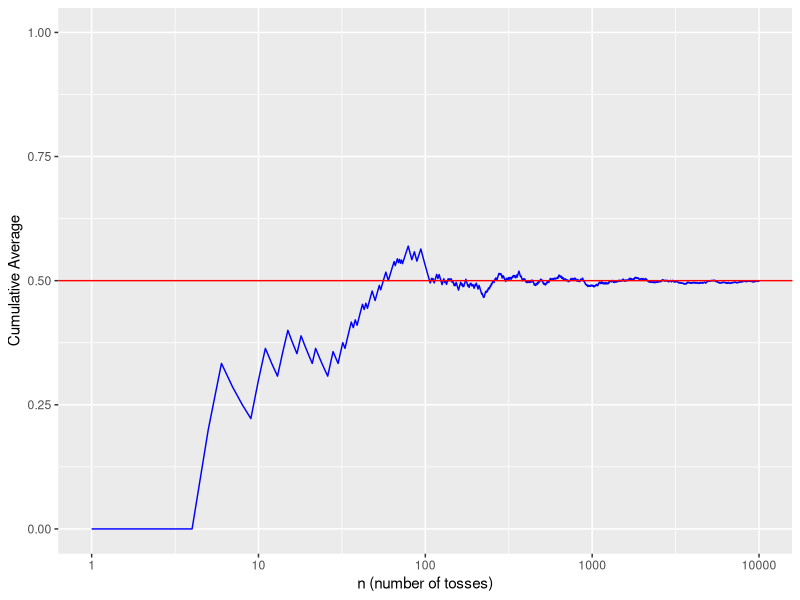

Reproduce this figure in R.
## ---- chunk 1
knitr::opts_chunk$set(echo = FALSE)
## ---- chunk 2
library(tidyverse)

## Source code: https://rstudio-pubs-static.s3.amazonaws.com/301283_8ba77a4c9d8d4a2db3d07372b7b22c82.html
tossCoin = function(n=30, p=0.5) {

  # create a probability distribution, a vector of outcomes (H/T are coded using 0/1)
  # and their associated probabilities
  outcomes = c(0,1) # sample space
  probabilities = c(1-p,p)
  
  # create a random sample of n flips; this could also be done with
  # the rbinom() function, but sample() is perhaps more useful
  flips = sample(outcomes,n,replace=T,prob=probabilities)
  
  # now create a cumulative mean vector
  cum_sum = cumsum(flips)
  index = c(1:n)
  cum_mean = cum_sum / index
  
  # now combine the index, flips and cum_mean vectors
  # into a data frame and return it
  # return(data.frame(index,flips,cum_mean))
  return(data.frame(index,cum_mean))
}

ggplotCoinTosses = function(n=30, p=.50) {
  # visualize how cumulative average converges on p  
  # roll the dice n times and calculate means
  trial1 = tossCoin(n,p)
  max_y = ceiling(max(trial1$cum_mean))
  if (max_y < .75) max_y = .75 
  min_y = floor(min(trial1$cum_mean))
  if (min_y > .4) min_y = .4
  
  # calculate last mean and standard error
  last_mean = round(trial1$cum_mean[n],9)
  
  # plot the results together
  plot1 = ggplot(trial1, aes(x=index,y=cum_mean)) +
    geom_line(colour = "blue") +
    geom_abline(intercept=0.5,slope=0, color = 'red', size=.5) +      
    theme(plot.title = element_text(size=rel(1.5)),
          panel.background = element_rect()) +
    labs(x = "n (number of tosses)", 
         y = "Cumulative Average") +
    scale_y_continuous(limits = c(min_y, max_y)) +
    scale_x_continuous(trans = "log10")

  return(plot1)
}  
# call the function; let's use a fair coin
ggplotCoinTosses(10000, .50)
